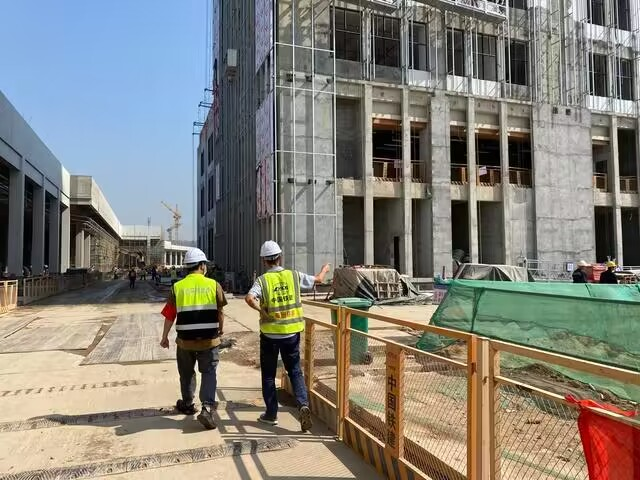
#> input picture Wiener/效果图/1.jpg, 640 x 480 px, found by its file name
$ python work1.py
#> lines starting #> are read from the running program, lines starting #| are printed output that depends on the picture
import cv2
import math
import numpy as np


class Img:
    def __init__(self, image, rows, cols, center=[0, 0]):
        self.src = image  # 原始图像
        self.rows = rows  # 原始图像的行
        self.cols = cols  # 原始图像的列
        self.center = center  # 旋转中心，默认是[0,0]

    def Move(self, delta_x, delta_y):  # 平移
        # delta_x>0左移，delta_x<0右移
        # delta_y>0上移，delta_y<0下移
        self.transform = np.array([[1, 0, delta_x], [0, 1, delta_y], [0, 0, 1]])

    def Zoom(self, factor):  # 缩放
        # factor>1表示缩小；factor<1表示放大
        self.transform = np.array([[factor, 0, 0], [0, factor, 0], [0, 0, 1]])

    def Horizontal(self):  # 水平镜像
        self.transform = np.array([[1, 0, 0], [0, -1, self.cols - 1], [0, 0, 1]])

    def Vertically(self):  # 垂直镜像
        self.transform = np.array([[-1, 0, self.rows - 1], [0, 1, 0], [0, 0, 1]])

    def Rotate(self, beta):  # 旋转
        # beta>0表示逆时针旋转；beta<0表示顺时针旋转
        self.transform = np.array([[math.cos(beta), -math.sin(beta), 0],
                                   [math.sin(beta), math.cos(beta), 0],
                                   [0, 0, 1]])

    def Process(self):
        self.dst = np.zeros((self.rows, self.cols), dtype=np.uint8)
        for i in range(self.rows):
            for j in range(self.cols):
                src_pos = np.array([i - self.center[0], j - self.center[1], 1])
                [x, y, z] = np.dot(self.transform, src_pos)
                x = int(x) + self.center[0]
                y = int(y) + self.center[1]

                if x >= self.rows or y >= self.cols or x < 0 or y < 0:
                    self.dst[i][j] = 255
                else:
                    self.dst[i][j] = self.src[x][y]


if __name__ == '__main__':
    img = cv2.imread('C:/Users/13340/Desktop/imageAnalysisWork/1.jpg', 0)
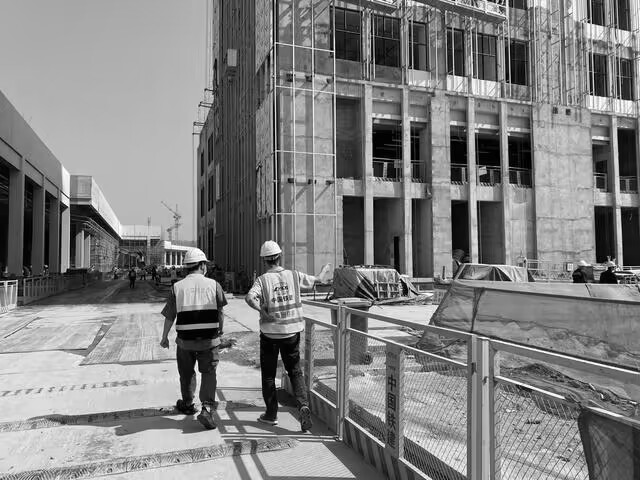
#> img: shape (480, 640); min 0, max 255, mean 129.1
    rows = img.shape[0]
#> rows = 480
    cols = img.shape[1]
#> cols = 640
    print(rows)
#| 480
    print(cols)
#| 640
    print(img)
#> (printed output is left out)
    cv2.imshow('img', img)

    img = Img(img, rows, cols, [143, 300])
    img.Vertically()  # 镜像
    img.Process()
#> after the loop in Process, `for i in range(self.rows):`:
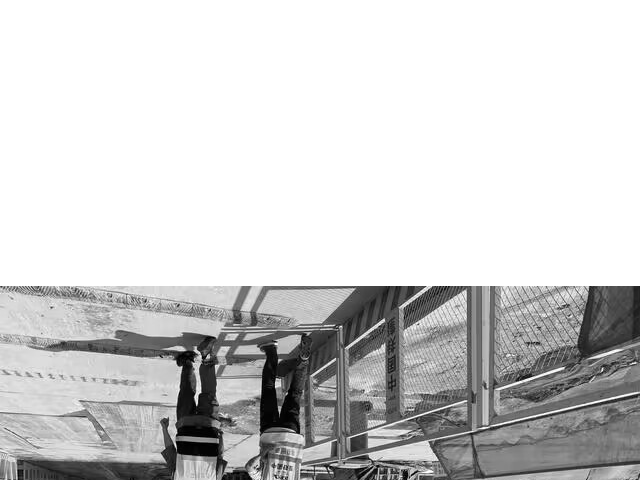
#> self.dst: shape (480, 640); min 0, max 255, mean 208

    img.Rotate(-math.radians(30)) #旋转
    img.Process()
#> after the loop in Process (call 2), `for i in range(self.rows):`:
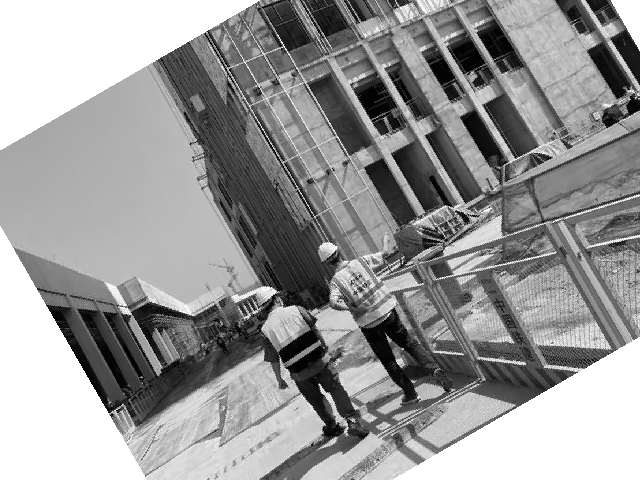
#> self.dst: shape (480, 640); min 0, max 255, mean 151
    # img.Move(-50,-50) #平移
    # img.Process()
    # img.Zoom(0.5) #缩放
    # img.Process()

    cv2.imshow('dst', img.dst)
    cv2.waitKey(0)
